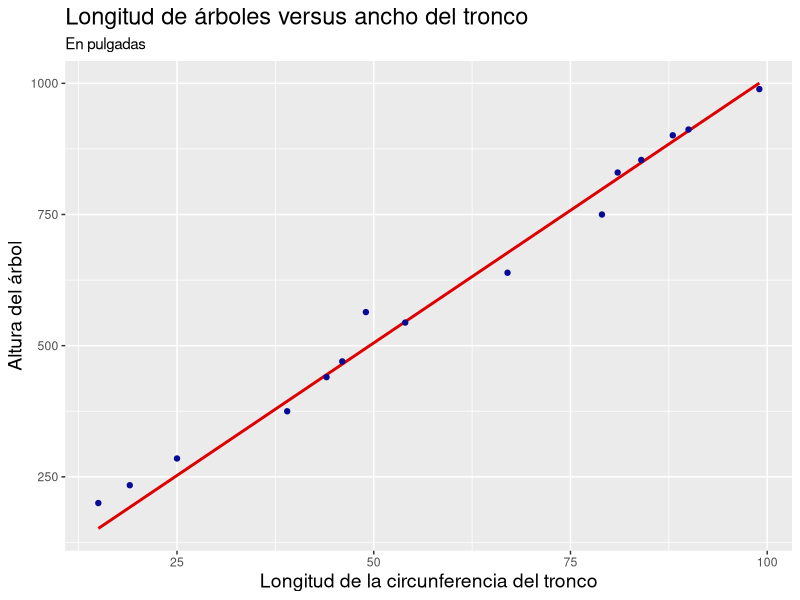

Reproduce this figure in R.
## ---- chunk 1
round(327*0.4)
pbinom(round(327*0.4), 327, 0.5)
## ---- chunk 2
pnorm((137-327*0.5)/sqrt(327*0.5*0.5))
## ---- chunk 3
sumx <- round(327*0.4)
n <- 327
1 - pbeta(0.5, 1 + sumx, 1 + n - sumx)
## ---- chunk 4
#| message: false
library(tidyverse)
arboles <- read_delim("arboles.csv")
## ---- chunk 5
modelo <- lm(altura ~ circunferencia - 1, arboles)
arboles$ajuste <- modelo$fitted.values
## ---- chunk 6
arboles %>%
  ggplot(aes(x = circunferencia, y = altura)) + 
  geom_line(aes(y = ajuste), colour = "#DE0000", lwd = 1) + 
  geom_point(colour = "#070B96") + 
  labs(title = "Longitud de árboles versus ancho del tronco", 
       y = "Altura del árbol", 
       x = "Longitud de la circunferencia del tronco",
       subtitle = "En pulgadas") + 
  theme(plot.title = element_text(size = 17), 
        axis.title.x = element_text(size = 14),
        axis.title.y = element_text(size = 14))
## ---- chunk 7
summary(modelo)$coefficients
## ---- chunk 8
x <- arboles$circunferencia
y <- arboles$altura
sigma2 <- 250^2 
tau2 <- 100^2
varpost <- sigma2 * tau2 / (tau2 * sum(x) + sigma2)
(BF <- (varpost/tau2)^(-1/2) * exp(-varpost * (sum(x*y)/sigma2)^2 / 2))
log10(BF)
-log10(BF)
